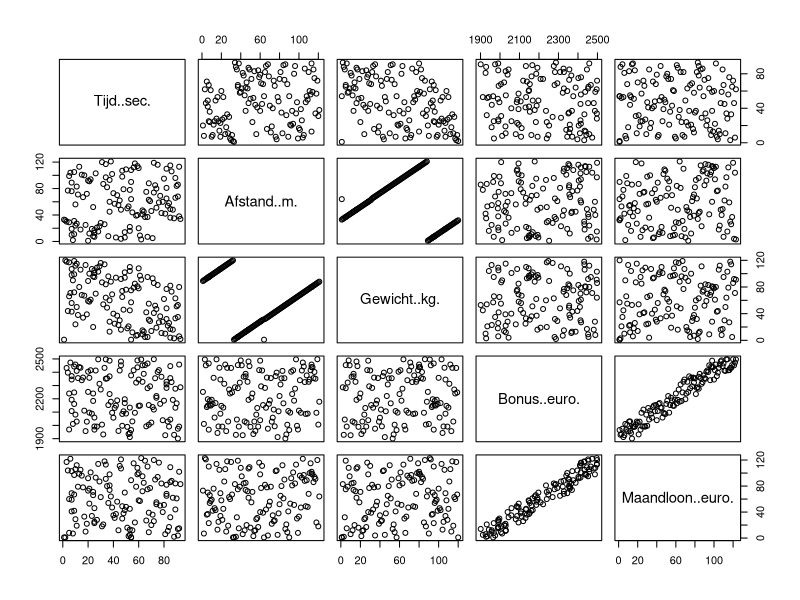
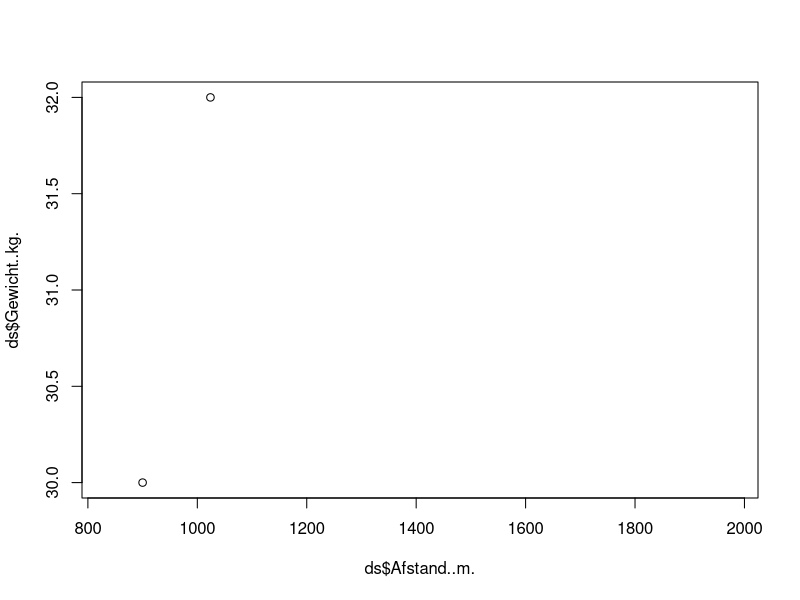
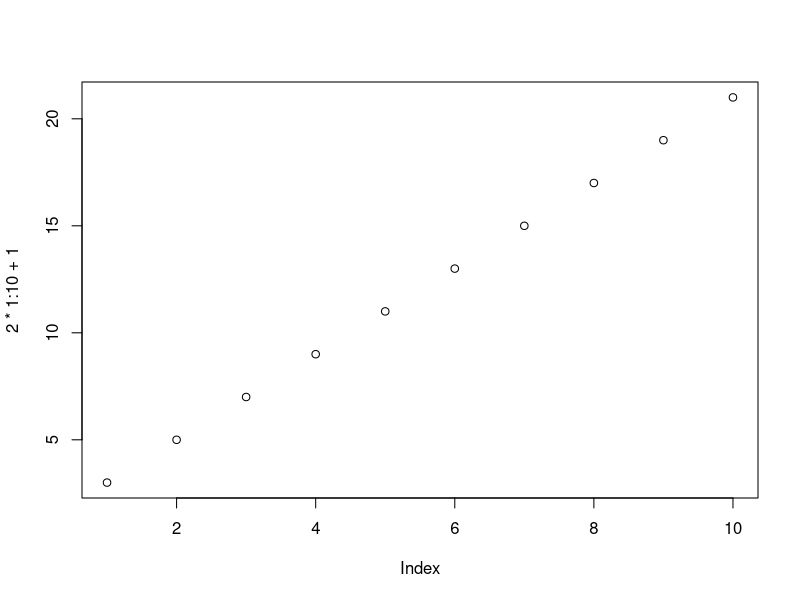
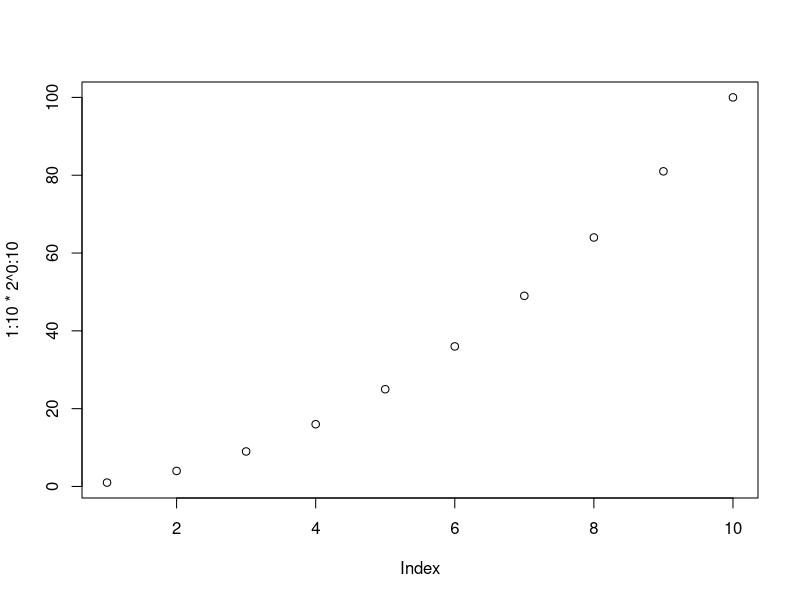
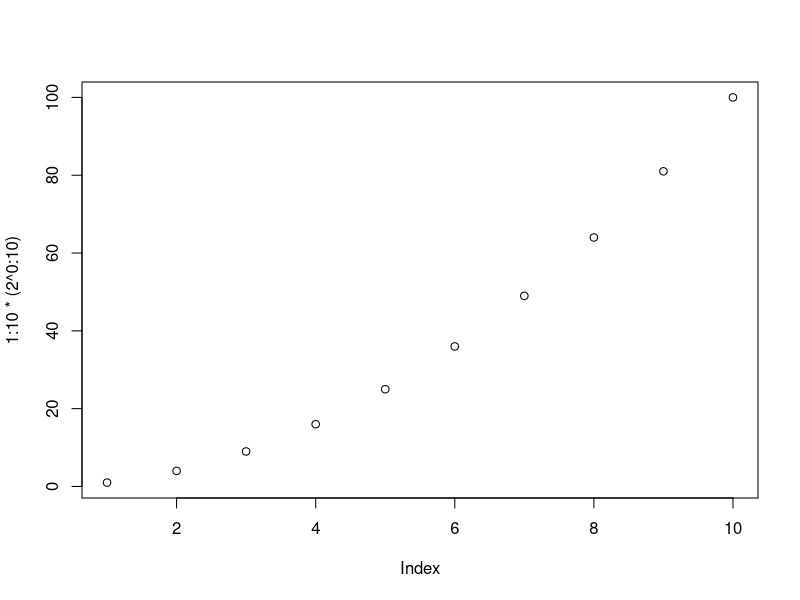
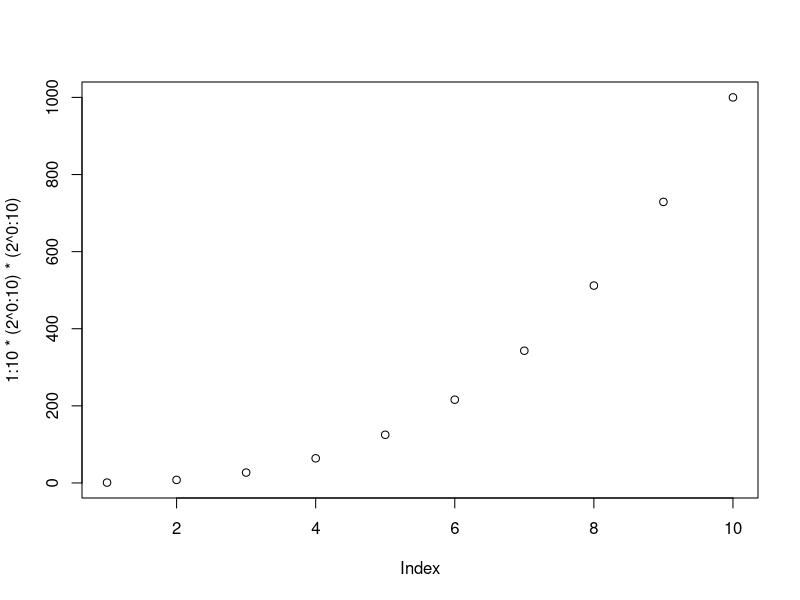
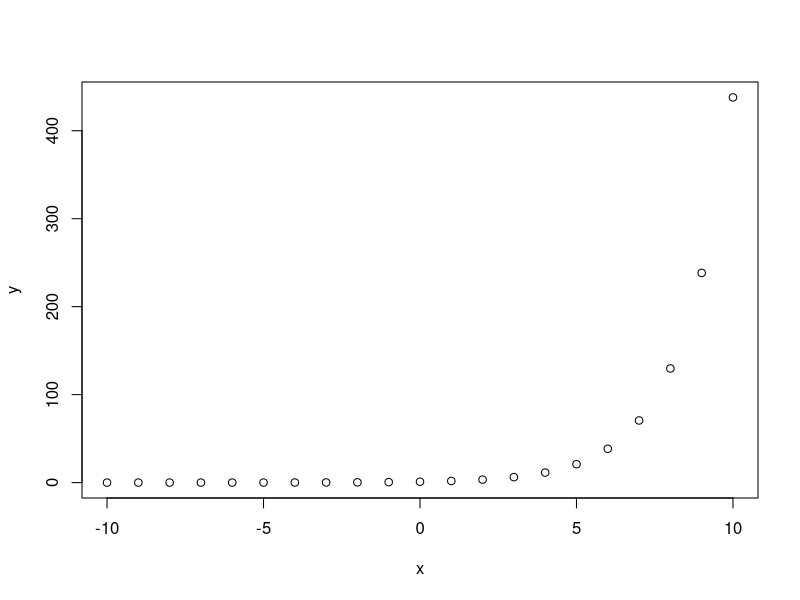
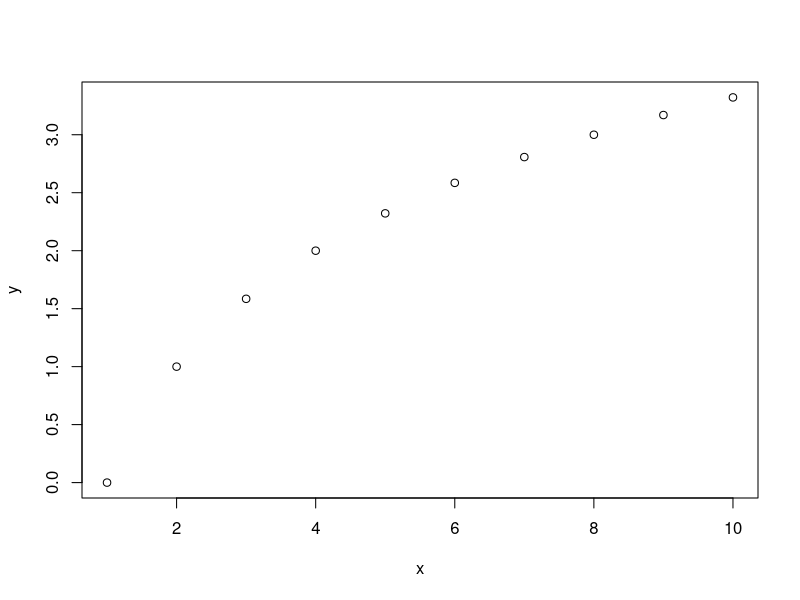

Source code (R) for these figures, in order:
#ds <- read.table("wk3_correlations.txt", fill=T,head=T)

#Use delim for the use of "," in numbers
ds <- read.delim("wk3_correlations.txt")
#Shows following correlation;
#linear correlation: afstand, gewicht + bonus, maandloon
plot(ds)

plot(ds$Afstand..m., ds$Gewicht..kg., type="o")

#Linear correlation
plot(2*1:10+1)

#Exponential correlation
plot ( 1:10 * 2 ^ 0:10 )
plot ( 1:10 * (2 ^ 0:10) )
plot ( 1:10 * (2 ^ 0:10) * (2 ^ 0:10) )

#2
x = -10:10
y = (1.5 ^ 1.5) ^ x
plot(x, y)

#3: You want 10, step of 5
x = 1:10 
y = log(x,2)
plot(x,y)

